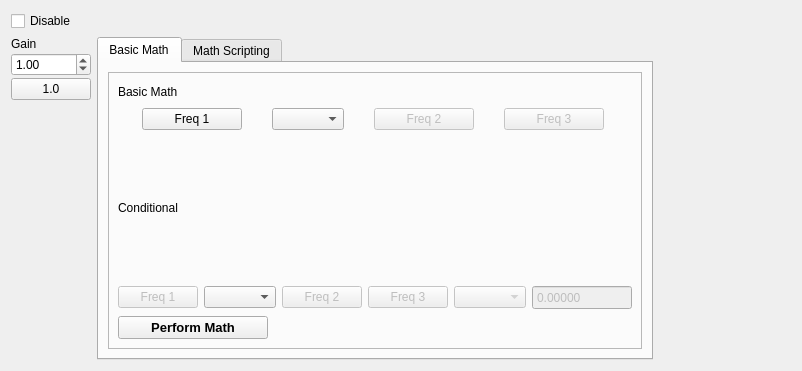
<?xml version="1.0" encoding="UTF-8"?>
<ui version="4.0">
 <class>Form</class>
 <widget class="QWidget" name="Form">
  <property name="geometry">
   <rect>
    <x>0</x>
    <y>0</y>
    <width>802</width>
    <height>371</height>
   </rect>
  </property>
  <property name="sizePolicy">
   <sizepolicy hsizetype="Fixed" vsizetype="Fixed">
    <horstretch>0</horstretch>
    <verstretch>0</verstretch>
   </sizepolicy>
  </property>
  <property name="minimumSize">
   <size>
    <width>802</width>
    <height>371</height>
   </size>
  </property>
  <property name="maximumSize">
   <size>
    <width>802</width>
    <height>371</height>
   </size>
  </property>
  <property name="windowTitle">
   <string>Form</string>
  </property>
  <layout class="QGridLayout" name="gridLayout">
   <item row="0" column="2">
    <widget class="QWidget" name="widgetImgOpt" native="true">
     <property name="enabled">
      <bool>true</bool>
     </property>
     <layout class="QHBoxLayout" name="horizontalLayout_3">
      <property name="topMargin">
       <number>0</number>
      </property>
      <property name="bottomMargin">
       <number>0</number>
      </property>
     </layout>
    </widget>
   </item>
   <item row="1" column="1" rowspan="2" colspan="2">
    <layout class="QVBoxLayout" name="verticalLayoutMathTabs">
     <item>
      <widget class="QTabWidget" name="tabWidgetMath">
       <property name="sizePolicy">
        <sizepolicy hsizetype="Fixed" vsizetype="Expanding">
         <horstretch>0</horstretch>
         <verstretch>0</verstretch>
        </sizepolicy>
       </property>
       <property name="currentIndex">
        <number>0</number>
       </property>
       <widget class="QWidget" name="tabBasic">
        <attribute name="title">
         <string>Basic Math</string>
        </attribute>
        <layout class="QVBoxLayout" name="verticalLayout_11">
         <item>
          <widget class="QFrame" name="frameBasicMath">
           <property name="frameShape">
            <enum>QFrame::StyledPanel</enum>
           </property>
           <property name="frameShadow">
            <enum>QFrame::Plain</enum>
           </property>
           <layout class="QVBoxLayout" name="verticalLayout_10">
            <item>
             <widget class="QLabel" name="labelBasicMath">
              <property name="sizePolicy">
               <sizepolicy hsizetype="Preferred" vsizetype="Minimum">
                <horstretch>0</horstretch>
                <verstretch>0</verstretch>
               </sizepolicy>
              </property>
              <property name="maximumSize">
               <size>
                <width>16777215</width>
                <height>20</height>
               </size>
              </property>
              <property name="text">
               <string>Basic Math</string>
              </property>
             </widget>
            </item>
            <item>
             <layout class="QHBoxLayout" name="horizontalLayoutBasicButtons">
              <item>
               <widget class="QPushButton" name="pushButtonOpFreq1">
                <property name="maximumSize">
                 <size>
                  <width>100</width>
                  <height>16777215</height>
                 </size>
                </property>
                <property name="text">
                 <string>Freq 1</string>
                </property>
               </widget>
              </item>
              <item>
               <widget class="QComboBox" name="comboBoxOperations">
                <property name="enabled">
                 <bool>true</bool>
                </property>
                <property name="sizePolicy">
                 <sizepolicy hsizetype="Maximum" vsizetype="Fixed">
                  <horstretch>0</horstretch>
                  <verstretch>0</verstretch>
                 </sizepolicy>
                </property>
               </widget>
              </item>
              <item>
               <widget class="QPushButton" name="pushButtonOpFreq2">
                <property name="enabled">
                 <bool>false</bool>
                </property>
                <property name="maximumSize">
                 <size>
                  <width>100</width>
                  <height>16777215</height>
                 </size>
                </property>
                <property name="text">
                 <string>Freq 2</string>
                </property>
               </widget>
              </item>
              <item>
               <widget class="QPushButton" name="pushButtonOpFreq3">
                <property name="enabled">
                 <bool>false</bool>
                </property>
                <property name="maximumSize">
                 <size>
                  <width>100</width>
                  <height>16777215</height>
                 </size>
                </property>
                <property name="text">
                 <string>Freq 3</string>
                </property>
               </widget>
              </item>
             </layout>
            </item>
            <item>
             <widget class="QLabel" name="labelConditionalMath">
              <property name="text">
               <string>Conditional</string>
              </property>
             </widget>
            </item>
            <item>
             <layout class="QHBoxLayout" name="horizontalLayoutConditionButtons">
              <item>
               <widget class="QPushButton" name="pushButtonCondFreq1">
                <property name="enabled">
                 <bool>false</bool>
                </property>
                <property name="maximumSize">
                 <size>
                  <width>100</width>
                  <height>16777215</height>
                 </size>
                </property>
                <property name="text">
                 <string>Freq 1</string>
                </property>
               </widget>
              </item>
              <item>
               <widget class="QComboBox" name="comboBoxCondOps">
                <property name="enabled">
                 <bool>true</bool>
                </property>
                <property name="sizePolicy">
                 <sizepolicy hsizetype="Maximum" vsizetype="Fixed">
                  <horstretch>0</horstretch>
                  <verstretch>0</verstretch>
                 </sizepolicy>
                </property>
               </widget>
              </item>
              <item>
               <widget class="QPushButton" name="pushButtonCondFreq2">
                <property name="enabled">
                 <bool>false</bool>
                </property>
                <property name="maximumSize">
                 <size>
                  <width>100</width>
                  <height>16777215</height>
                 </size>
                </property>
                <property name="text">
                 <string>Freq 2</string>
                </property>
               </widget>
              </item>
              <item>
               <widget class="QPushButton" name="pushButtonCondFreq3">
                <property name="enabled">
                 <bool>false</bool>
                </property>
                <property name="maximumSize">
                 <size>
                  <width>100</width>
                  <height>16777215</height>
                 </size>
                </property>
                <property name="text">
                 <string>Freq 3</string>
                </property>
               </widget>
              </item>
              <item>
               <widget class="QComboBox" name="comboBoxCondInEquality">
                <property name="enabled">
                 <bool>false</bool>
                </property>
                <property name="sizePolicy">
                 <sizepolicy hsizetype="Maximum" vsizetype="Fixed">
                  <horstretch>0</horstretch>
                  <verstretch>0</verstretch>
                 </sizepolicy>
                </property>
               </widget>
              </item>
              <item>
               <widget class="QDoubleSpinBox" name="spinBoxInEquality">
                <property name="enabled">
                 <bool>false</bool>
                </property>
                <property name="minimumSize">
                 <size>
                  <width>100</width>
                  <height>0</height>
                 </size>
                </property>
                <property name="maximumSize">
                 <size>
                  <width>16777215</width>
                  <height>25</height>
                 </size>
                </property>
                <property name="buttonSymbols">
                 <enum>QAbstractSpinBox::NoButtons</enum>
                </property>
                <property name="decimals">
                 <number>5</number>
                </property>
                <property name="minimum">
                 <double>-1000000000000.000000000000000</double>
                </property>
                <property name="maximum">
                 <double>1000000000000.000000000000000</double>
                </property>
               </widget>
              </item>
             </layout>
            </item>
            <item>
             <widget class="QPushButton" name="pushButtonBasicMath">
              <property name="sizePolicy">
               <sizepolicy hsizetype="Minimum" vsizetype="Fixed">
                <horstretch>0</horstretch>
                <verstretch>0</verstretch>
               </sizepolicy>
              </property>
              <property name="maximumSize">
               <size>
                <width>150</width>
                <height>16777215</height>
               </size>
              </property>
              <property name="font">
               <font>
                <pointsize>10</pointsize>
                <weight>75</weight>
                <bold>true</bold>
               </font>
              </property>
              <property name="text">
               <string>Perform Math</string>
              </property>
             </widget>
            </item>
           </layout>
          </widget>
         </item>
        </layout>
       </widget>
       <widget class="QWidget" name="tabScripting">
        <attribute name="title">
         <string>Math Scripting</string>
        </attribute>
        <layout class="QVBoxLayout" name="verticalLayout_8">
         <item>
          <widget class="QFrame" name="frameScripting">
           <property name="frameShape">
            <enum>QFrame::StyledPanel</enum>
           </property>
           <property name="frameShadow">
            <enum>QFrame::Plain</enum>
           </property>
           <layout class="QVBoxLayout" name="verticalLayout_3">
            <property name="spacing">
             <number>2</number>
            </property>
            <property name="leftMargin">
             <number>2</number>
            </property>
            <property name="topMargin">
             <number>2</number>
            </property>
            <property name="rightMargin">
             <number>2</number>
            </property>
            <property name="bottomMargin">
             <number>2</number>
            </property>
            <item>
             <layout class="QVBoxLayout" name="verticalLayoutScripting">
              <property name="spacing">
               <number>2</number>
              </property>
              <property name="sizeConstraint">
               <enum>QLayout::SetDefaultConstraint</enum>
              </property>
              <item>
               <widget class="QLabel" name="labelScripting">
                <property name="maximumSize">
                 <size>
                  <width>16777215</width>
                  <height>20</height>
                 </size>
                </property>
                <property name="text">
                 <string>Script Command</string>
                </property>
               </widget>
              </item>
              <item>
               <widget class="QLineEdit" name="lineEditScripting">
                <property name="sizePolicy">
                 <sizepolicy hsizetype="Expanding" vsizetype="Expanding">
                  <horstretch>0</horstretch>
                  <verstretch>0</verstretch>
                 </sizepolicy>
                </property>
                <property name="minimumSize">
                 <size>
                  <width>0</width>
                  <height>70</height>
                 </size>
                </property>
               </widget>
              </item>
             </layout>
            </item>
            <item>
             <widget class="QPushButton" name="pushButtonScripting">
              <property name="sizePolicy">
               <sizepolicy hsizetype="Minimum" vsizetype="Fixed">
                <horstretch>0</horstretch>
                <verstretch>0</verstretch>
               </sizepolicy>
              </property>
              <property name="maximumSize">
               <size>
                <width>150</width>
                <height>16777215</height>
               </size>
              </property>
              <property name="font">
               <font>
                <pointsize>10</pointsize>
                <weight>75</weight>
                <bold>true</bold>
               </font>
              </property>
              <property name="text">
               <string>Perform Math</string>
              </property>
             </widget>
            </item>
           </layout>
          </widget>
         </item>
        </layout>
       </widget>
      </widget>
     </item>
    </layout>
   </item>
   <item row="0" column="0">
    <widget class="QCheckBox" name="checkBox">
     <property name="text">
      <string>Disable</string>
     </property>
    </widget>
   </item>
   <item row="1" column="0">
    <layout class="QVBoxLayout" name="verticalLayoutGain">
     <property name="spacing">
      <number>2</number>
     </property>
     <item>
      <widget class="QLabel" name="labelGain">
       <property name="sizePolicy">
        <sizepolicy hsizetype="Preferred" vsizetype="Minimum">
         <horstretch>0</horstretch>
         <verstretch>0</verstretch>
        </sizepolicy>
       </property>
       <property name="maximumSize">
        <size>
         <width>16777215</width>
         <height>20</height>
        </size>
       </property>
       <property name="text">
        <string>Gain</string>
       </property>
      </widget>
     </item>
     <item>
      <widget class="QDoubleSpinBox" name="spinBoxGain">
       <property name="sizePolicy">
        <sizepolicy hsizetype="Minimum" vsizetype="Preferred">
         <horstretch>0</horstretch>
         <verstretch>0</verstretch>
        </sizepolicy>
       </property>
       <property name="maximumSize">
        <size>
         <width>16777215</width>
         <height>25</height>
        </size>
       </property>
       <property name="maximum">
        <double>1000.000000000000000</double>
       </property>
       <property name="singleStep">
        <double>0.500000000000000</double>
       </property>
       <property name="value">
        <double>1.000000000000000</double>
       </property>
      </widget>
     </item>
     <item>
      <widget class="QPushButton" name="pushButtonGain1">
       <property name="sizePolicy">
        <sizepolicy hsizetype="Fixed" vsizetype="Fixed">
         <horstretch>0</horstretch>
         <verstretch>0</verstretch>
        </sizepolicy>
       </property>
       <property name="text">
        <string>1.0</string>
       </property>
      </widget>
     </item>
     <item>
      <spacer name="verticalSpacer">
       <property name="orientation">
        <enum>Qt::Vertical</enum>
       </property>
       <property name="sizeHint" stdset="0">
        <size>
         <width>20</width>
         <height>40</height>
        </size>
       </property>
      </spacer>
     </item>
    </layout>
   </item>
  </layout>
 </widget>
 <resources/>
 <connections/>
</ui>
